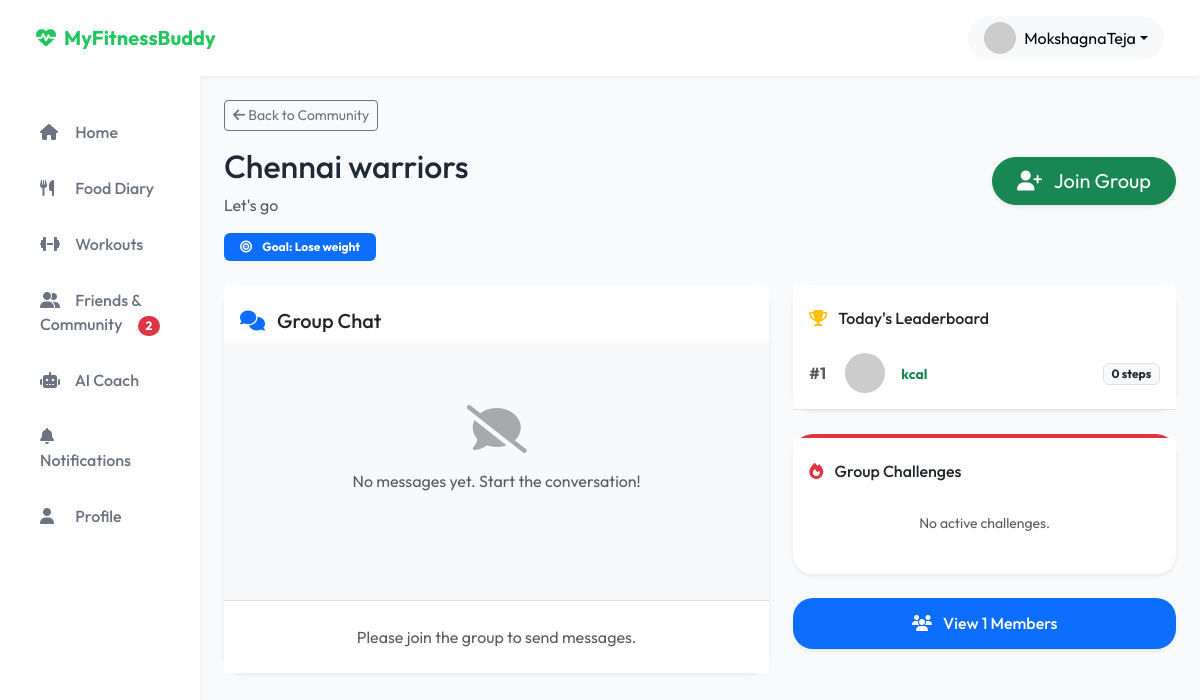
The app's page /group/2/ (signed in) with its own data.
### users/models.py (models this page shows, shortened)
class User(AbstractUser):
    phone_number = models.CharField(max_length=15, unique=True, null=True, blank=True)
    email = models.EmailField(unique=True)
    gender = models.CharField(max_length=10, null=True, blank=True)
    age = models.IntegerField(null=True, blank=True)
    country = models.CharField(max_length=100, null=True, blank=True)
    height_feet = models.IntegerField(null=True, blank=True)
    height_inches = models.IntegerField(null=True, blank=True)
    height_cm = models.FloatField(null=True, blank=True)
    current_weight = models.FloatField(null=True, blank=True)
    goal_weight = models.FloatField(null=True, blank=True)
    weight_kg = models.FloatField(null=True, blank=True)
    activity_level = models.CharField(max_length=50, null=True, blank=True)
    goals_completed = models.BooleanField(default=False)
    USERNAME_FIELD = 'email'
    REQUIRED_FIELDS = ['username']

class Group(models.Model):
    name = models.CharField(max_length=255)
    description = models.TextField(null=True, blank=True)
    goal = models.CharField(max_length=255, null=True, blank=True)
    is_public = models.BooleanField(default=True)
    active_challenge = models.CharField(max_length=255, null=True, blank=True)
    created_by = models.ForeignKey(settings.AUTH_USER_MODEL, on_delete=models.CASCADE)
    created_at = models.DateTimeField(auto_now_add=True)

class DailyStats(models.Model):
    userid = models.ForeignKey(User, on_delete=models.CASCADE, related_name='daily_stats', db_column='userid')
    date = models.DateField(default=timezone.now)
    steps = models.IntegerField(default=0)
    class Meta:
        db_table = 'daily_steps'
        unique_together = ('userid', 'date')

### web/views.py (the view)
# urls.py: path('group/<int:group_id>/', views.group_detail_view, name='group_detail'),
@login_required(login_url='login')
def group_detail_view(request, group_id):
    from users.models import Group, GroupMember, GroupMessage, Challenge, DailyStats
    group_q = get_object_or_404(Group, id=group_id)
    if request.method == 'POST' and 'message' in request.POST:
        msg_q = request.POST.get('message')
        if msg_q:
            GroupMessage.objects.create(group=group_q, sender=request.user, message=msg_q)
            return redirect('group_detail', group_id=group_id)
    members_q = group_q.members.filter(status='joined').select_related('user', 'user__profile')
    messages_q = group_q.messages.all().order_by('created_at')[:50]
    challenges_q = group_q.challenges.all()
    today_q = timezone.now().date()
    member_ids_q = members_q.values_list('user_id', flat=True)
    leaderboard_q = DailyStats.objects.filter(userid_id__in=member_ids_q, date=today_q).select_related('userid', 'userid__profile').order_by('-steps')
    context = {
        'group': group_q,
        'members': members_q,
        'messages': messages_q,
        'challenges': challenges_q,
        'leaderboard': leaderboard_q,
        'is_member': members_q.filter(user=request.user).exists(),
    }
    return render(request, 'web/group_detail.html', context)

### web/context_processors.py (called while the page is built)
def social_context(request):
    if request.user.is_authenticated:
        pending_count = FriendRequest.objects.filter(receiver=request.user, status='pending').count()
        return {
            'pending_friend_requests_count': pending_count
        }
    return {
        'pending_friend_requests_count': 0
    }

### templates/web/group_detail.html (shortened to what this page needs)
{% extends 'web/base.html' %}
{% block content %}
<div class="row mb-4 align-items-center">
    <div class="col-md-8">
        <a href="{% url 'friends' %}" class="btn btn-outline-secondary btn-sm mb-3"><i class="fas fa-arrow-left"></i> Back to Community</a>
        <h1 class="h2 font-weight-bold">{{ group.name }}</h1>
        <p class="text-muted">{{ group.description|default:"No description provided." }}</p>
        {% if group.goal %}
        <span class="badge bg-primary px-3 py-2"><i class="fas fa-bullseye me-2"></i> Goal: {{ group.goal }}</span>
        {% endif %}
    </div>
    <div class="col-md-4 text-md-end">
        {% if not is_member %}
        <form method="POST" action="{% url 'friends' %}">
            <button type="submit" class="btn btn-success btn-lg rounded-pill px-4 shadow-sm">
                <i class="fas fa-user-plus me-2"></i> Join Group
            </button>
        </form>
        {% else %}
        <button class="btn btn-outline-success btn-lg rounded-pill px-4" disabled>
            <i class="fas fa-check me-2"></i> Joined
        </button>
        {% endif %}
    </div>
</div>
<div class="row g-4">
    <div class="col-lg-7">
        <div class="card border-0 shadow-sm h-100 d-flex flex-column">
            <div class="card-header bg-white border-0 pt-4 pb-2">
                <h5 class="font-weight-bold mb-0"><i class="fas fa-comments text-primary me-2"></i> Group Chat</h5>
            </div>
            <div class="card-body scroll-styled flex-grow-1" style="max-height: 500px; overflow-y: auto; background-color: #f8f9fa;">
                {% if messages %}
                    {% for msg in messages %}
                    <div class="d-flex mb-3 {% if msg.sender == request.user %}justify-content-end{% endif %}">
                        {% if msg.sender != request.user %}
                        <img src="{% if msg.sender.profile.profile_photo %}{{ msg.sender.profile.profile_photo.url }}{% else %}https://ui-avatars.com/api/?name={{ msg.sender.username }}&background=E0E7FF&color=4F46E5{% endif %}" alt="Avatar" class="rounded-circle me-2 align-self-end mb-1" width="32" height="32" style="object-fit:cover;">
                        {% endif %}
                        <div class="p-3 {% if msg.sender == request.user %}bg-primary text-white rounded-start rounded-top{% else %}bg-white border text-dark rounded-end rounded-top{% endif %}" style="max-width: 75%; border-radius: 1rem;">
                            {% if msg.sender != request.user %}
                            <small class="font-weight-bold d-block mb-1 opacity-75">{{ msg.sender.username }}</small>
                            {% endif %}
                            <p class="mb-0">{{ msg.message }}</p>
                            <small class="d-block text-end mt-1 {% if msg.sender == request.user %}text-white-50{% else %}text-muted{% endif %}" style="font-size: 0.7em;">{{ msg.created_at|date:"M j, Y, H:i:s" }}</small>
                        </div>
                    </div>
                    {% endfor %}
                {% else %}
                    <div class="text-center py-5 text-muted">
                        <i class="fas fa-comment-slash fa-3x mb-3 opacity-50"></i>
                        <p>No messages yet. Start the conversation!</p>
                    </div>
                {% endif %}
            </div>
            <div class="card-footer bg-white border-top p-3">
                {% if is_member %}
                <form method="POST" action="{% url 'group_detail' group.id %}" class="d-flex gap-2">
                    {% csrf_token %}
                    <input type="text" name="message" class="form-control rounded-pill bg-light border-0 px-4" placeholder="Type a message..." required autocomplete="off">
                    <button type="submit" class="btn btn-primary rounded-circle" style="width: 45px; height: 45px; min-width: 45px;"><i class="fas fa-paper-plane"></i></button>
                </form>
                {% else %}
                <div class="text-center text-muted py-2">
                    Please join the group to send messages.
                </div>
                {% endif %}
            </div>
        </div>
    </div>
    <div class="col-lg-5">
        <div class="card border-0 shadow-sm mb-4">
            <div class="card-header bg-white border-0 pt-4 pb-2">
                <h6 class="font-weight-bold mb-0"><i class="fas fa-trophy text-warning me-2"></i> Today's Leaderboard</h6>
            </div>
            <div class="card-body p-0">
                <div class="list-group list-group-flush">
                    {% if leaderboard %}
                        {% for stat in leaderboard %}
                        <div class="list-group-item d-flex align-items-center p-3 border-0 border-bottom">
                            <span class="text-muted fw-bold me-3" style="width: 20px;">#{{ forloop.counter }}</span>
                            <img src="{% if stat.user.profile.profile_photo %}{{ stat.user.profile.profile_photo.url }}{% else %}https://ui-avatars.com/api/?name={{ stat.user.username }}&background=E0E7FF&color=4F46E5{% endif %}" alt="Avatar" class="rounded-circle me-3" width="40" height="40" style="object-fit:cover;">
                            <div class="flex-grow-1">
                                <small class="text-success fw-bold">{{ stat.calories_burned }} kcal</small>
                            </div>
                            <div class="text-end">
                                <span class="badge bg-light text-dark border">{{ stat.steps }} steps</span>
                            </div>
                        </div>
                        {% endfor %}
                    {% else %}
                        <div class="text-center py-4 text-muted small">No activity recorded today.</div>
                    {% endif %}
                </div>
            </div>
        </div>
        <div class="card border-0 shadow-sm mb-4 border-top border-4 border-danger">
            <div class="card-header bg-white border-0 pt-4 pb-2">
                <h6 class="font-weight-bold mb-0"><i class="fas fa-fire text-danger me-2"></i> Group Challenges</h6>
            </div>
            <div class="card-body pt-0">
                {% if challenges %}
                    {% for challenge in challenges %}
                    <div class="mb-3 p-3 bg-light rounded-4">
                        <div class="d-flex justify-content-between align-items-start mb-2">
                            <h6 class="font-weight-bold mb-0">{{ challenge.name }}</h6>
                            <span class="badge bg-danger">{{ challenge.get_metric_type_display }}</span>
                        </div>
                        <p class="text-muted small mb-2">{{ challenge.description }}</p>
                        <div class="d-flex justify-content-between mb-1">
                            <span class="small fw-bold">Target: {{ challenge.target_value }}</span>
                            <span class="small text-muted">{{ challenge.start_date|date:"M d" }} - {{ challenge.end_date|date:"M d" }}</span>
                        </div>
                    </div>
                    {% endfor %}
                {% else %}
                    <div class="text-center py-4 text-muted small">No active challenges.</div>
                {% endif %}
            </div>
        </div>
        <div class="card border-0 shadow-sm bg-primary text-white text-center cursor-pointer hover-scale transition-all" data-bs-toggle="collapse" data-bs-target="#membersList">
            <div class="card-body p-3">
                <h6 class="mb-0 font-weight-bold"><i class="fas fa-users me-2"></i> View {{ members.count }} Members</h6>
            </div>
        </div>
    </div>
</div>
{% endblock %}

### templates/web/base.html (shortened to what this page needs)
<!DOCTYPE html>
<html lang="en">
<head>
    <link href="https://cdn.jsdelivr.net/npm/bootstrap@5.3.0/dist/css/bootstrap.min.css" rel="stylesheet">
    <link rel="stylesheet" href="https://cdnjs.cloudflare.com/ajax/libs/font-awesome/6.4.0/css/all.min.css">
</head>
<body>
    {% if not hide_nav %}
    <nav class="navbar navbar-expand-lg navbar-light">
        <div class="container-fluid">
            <a class="navbar-brand d-flex align-items-center" href="/">
                <i class="fas fa-heartbeat me-2"></i> MyFitnessBuddy
            </a>
            <div class="ms-auto d-flex align-items-center">
                {% if user.is_authenticated %}
                <div class="dropdown">
                    <button class="btn btn-light dropdown-toggle d-flex align-items-center" type="button" id="userMenu" data-bs-toggle="dropdown" aria-expanded="false" style="border-radius: 50px; padding: 5px 15px;">
                        <img src="{% if user.profile.profile_photo %}{{ user.profile.profile_photo.url }}{% else %}https://ui-avatars.com/api/?name={{ user.username }}&background=22C55E&color=fff{% endif %}" alt="Profile" class="rounded-circle me-2" style="width: 32px; height: 32px; object-fit: cover;">
                        <span class="d-none d-md-inline">{{ user.username }}</span>
                    </button>
                </div>
                {% else %}
                <a href="{% url 'login' %}" class="btn btn-outline-success me-2 rounded-pill px-4">Login</a>
                <a href="{% url 'signup' %}" class="btn btn-primary rounded-pill px-4">Signup</a>
                {% endif %}
            </div>
        </div>
    </nav>
    {% endif %}
    <div class="container-fluid">
        <div class="row">
            {% if user.is_authenticated and not hide_nav %}
            <div class="col-lg-2 sidebar">
                <div class="nav flex-column">
                    <a class="nav-link {% if request.resolver_match.url_name == 'dashboard' %}active{% endif %}" href="{% url 'dashboard' %}">
                        <i class="fas fa-home"></i> Home
                    </a>
                    <a class="nav-link {% if request.resolver_match.url_name == 'food' %}active{% endif %}" href="{% url 'food' %}">
                        <i class="fas fa-utensils"></i> Food Diary
                    </a>
                    <a class="nav-link {% if request.resolver_match.url_name == 'workout' %}active{% endif %}" href="{% url 'workout' %}">
                        <i class="fas fa-dumbbell"></i> Workouts
                    </a>
                    <a class="nav-link {% if request.resolver_match.url_name == 'friends' %}active{% endif %}" href="{% url 'friends' %}">
                        <i class="fas fa-user-friends"></i> Friends & Community
                        {% if pending_friend_requests_count > 0 %}
                            <span class="badge bg-danger rounded-pill float-end small mt-1">{{ pending_friend_requests_count }}</span>
                        {% endif %}
                    </a>
                    <a class="nav-link {% if request.resolver_match.url_name == 'ai_coach' %}active{% endif %}" href="{% url 'ai_coach' %}">
                        <i class="fas fa-robot"></i> AI Coach
                    </a>
                    <a class="nav-link {% if request.resolver_match.url_name == 'notifications' %}active{% endif %}" href="{% url 'notifications' %}">
                        <i class="fas fa-bell"></i> Notifications
                    </a>
                    <a class="nav-link {% if request.resolver_match.url_name == 'profile' %}active{% endif %}" href="{% url 'profile' %}">
                        <i class="fas fa-user"></i> Profile
                    </a>
                </div>
            </div>
            {% endif %}
            <main class="{% if user.is_authenticated and not hide_nav %}col-lg-10{% else %}col-12{% endif %} p-4">
                {% block content %}{% endblock %}
            </main>
        </div>
    </div>
</body>
</html>

### templates/web/base.html (style rules this page uses)
:root { --primary-green: #22C55E; --dark-gray: #1F2937; --light-bg: #F9FAFB; --card-shadow: 0 4px 6px -1px rgba(0, 0, 0, 0.1), 0 2px 4px -1px rgba(0, 0, 0, 0.06); }
body { font-family: 'Outfit', sans-serif; background-color: var(--light-bg); color: var(--dark-gray); }
.navbar { background-color: white; box-shadow: 0 2px 4px rgba(0,0,0,0.05); padding: 1rem 1.5rem; }
.navbar-brand { font-weight: 700; color: var(--primary-green); }
.sidebar { background-color: white; min-height: calc(100vh - 72px); padding: 2rem 1.5rem; position: sticky; top: 72px; box-shadow: 2px 0 4px rgba(0,0,0,0.02); }
.nav-link { color: #6B7280; padding: 0.75rem 1rem; border-radius: 12px; margin-bottom: 0.5rem; transition: all 0.2s ease; font-weight: 500; }
.nav-link i { margin-right: 12px; width: 20px; }
.card { border: none; border-radius: 20px; box-shadow: var(--card-shadow); margin-bottom: 1.5rem; }

### records on screen
User: username "MokshagnaTeja"
Group: name "Chennai warriors", description "Let's go", goal "Lose weight"
DailyStats: steps "0"

### other values on screen
{{ pending_friend_requests_count }} "2"
{{ members.count }} "1"
